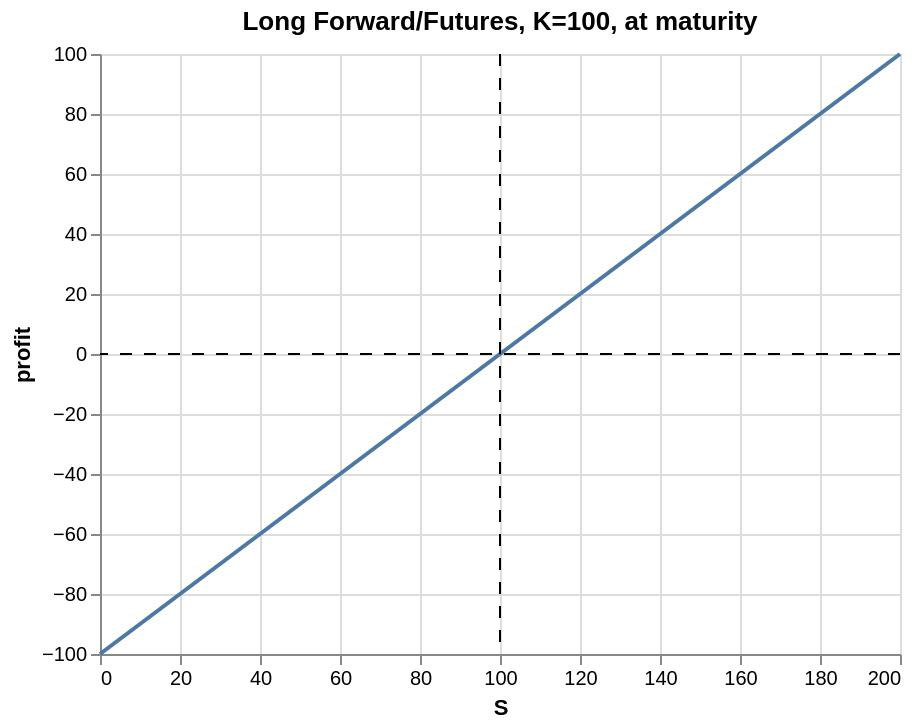

Notebook code for this chart:
### Markdown cell above
# Forwards and Futures

## Forwards and Futures Characteristics

```{admonition} Definition
:class: tip

- Agreement to buy or sell an underlying asset at a later date.
- A **forward/futures contract** represents an **obligation** to trade the agreed upon
asset at a future date.
- A **forward/futures contract** is a derivative contract in which two parties agree that one party, the buyer, will purchase an underlying asset from the other party, the seller, at a later date at a fixed price they agree on when the contract is signed.
```

- A fixed price, called the **forward/futures price**, at which the underlying will be exchanged.
- The forward/futures price may be different for contracts of different maturities.

+ The party that has agreed to **buy** has what is termed a **long** position.
+ The party that has agreed to **sell** has what is termed a **short** position.
+ The potential loss on a long forward contract can be as great as the full
contract price. 
+ For a short forward contract, the loss can be infinite.

- Specifications need to be defined:
    - What can be delivered.
    - Where it can be delivered.
    - When it can be delivered.

### Code cell
K = 100
df = pd.DataFrame()
df["S"] = pd.Series(range(0, 201))
df["profit"] = df["S"] - K
chart = (
    alt.Chart(df)
    .mark_line()
    .encode(x="S", y="profit")
    .properties(title="Long Forward/Futures, K=100, at maturity")
)
xrule = alt.Chart().mark_rule(strokeDash=[6, 6], strokeWidth=1).encode(x=alt.datum(100))
yrule = alt.Chart().mark_rule(strokeDash=[6, 6], strokeWidth=1).encode(y=alt.datum(0))

chart + xrule + yrule

### Figure 1 — Vega-Lite specification as saved in the notebook (floating-point values rounded to 4 significant figures; data arrays with more than 128 entries replaced by an {"elided": "..."} marker saying what was removed)
{"config": {"view": {"continuousWidth": 400, "continuousHeight": 300}}, "layer": [{"data": {"name": "data-1b6e13f6a78730389118d81d683640a4"}, "mark": "line", "encoding": {"x": {"field": "S", "type": "quantitative"}, "y": {"field": "profit", "type": "quantitative"}}, "title": "Long Forward/Futures, K=100, at maturity"}, {"data": {"name": "empty"}, "mark": {"type": "rule", "strokeDash": [6, 6], "strokeWidth": 1}, "encoding": {"x": {"datum": 100}}}, {"data": {"name": "empty"}, "mark": {"type": "rule", "strokeDash": [6, 6], "strokeWidth": 1}, "encoding": {"y": {"datum": 0}}}], "$schema": "https://vega.github.io/schema/vega-lite/v4.17.0.json", "datasets": {"data-1b6e13f6a78730389118d81d683640a4": {"elided": "201 records"}, "empty": [{}]}}
